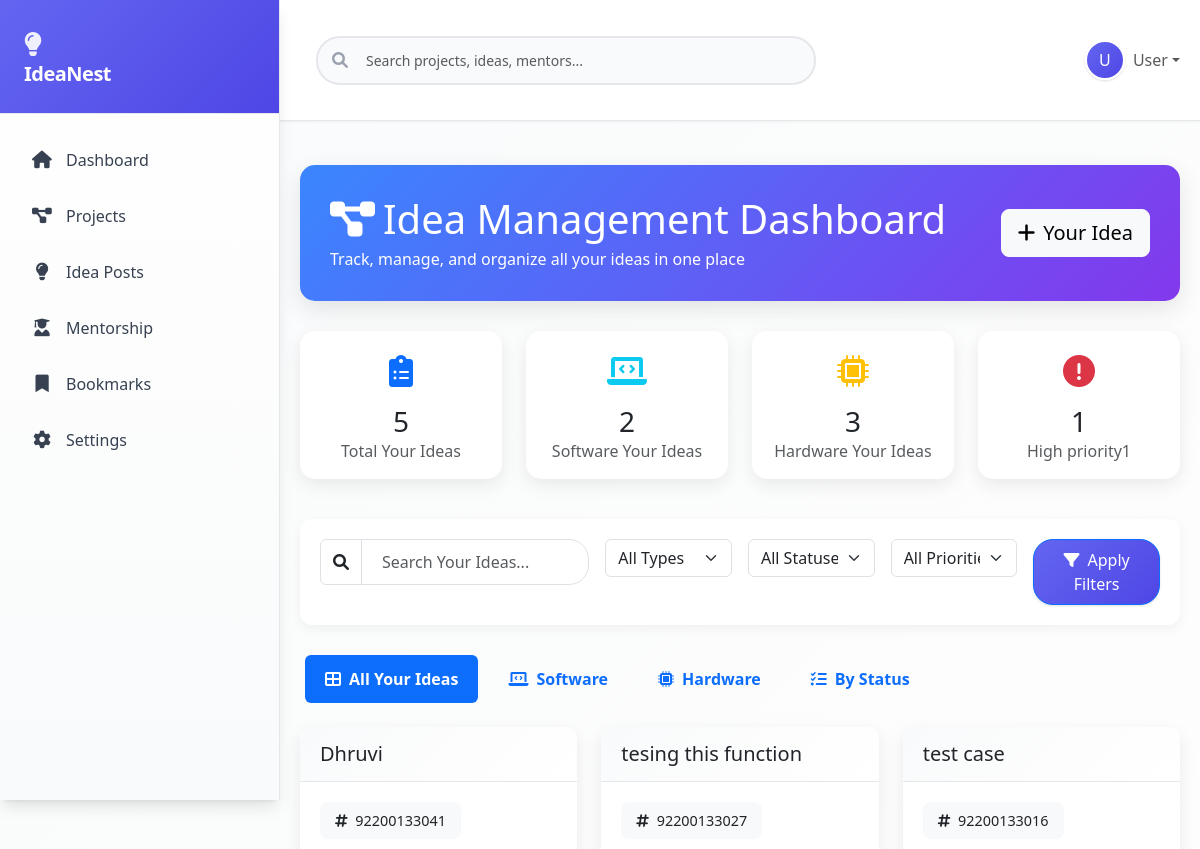
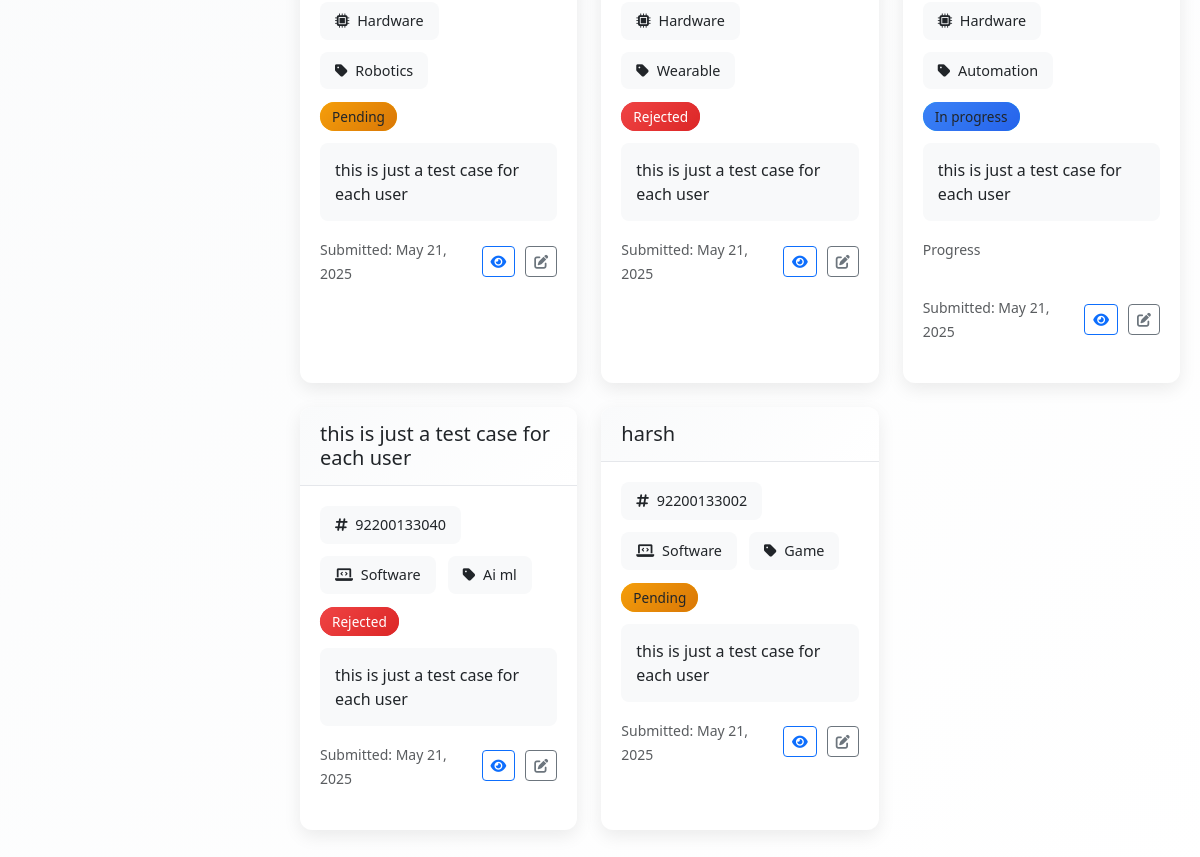
/user/Blog/list-project.php, run on an earlier commit of the app's database (2 pictures, top to bottom).
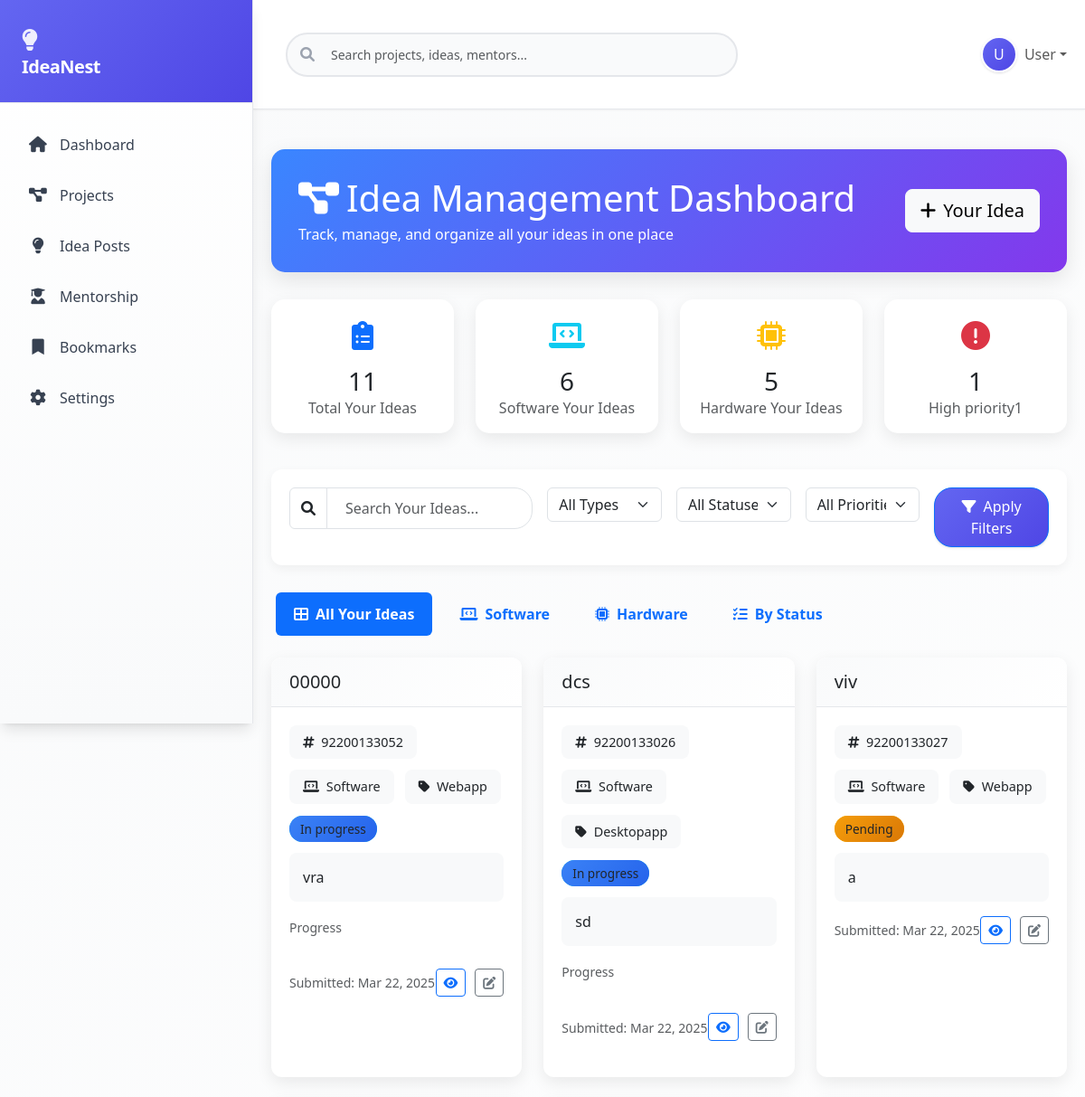
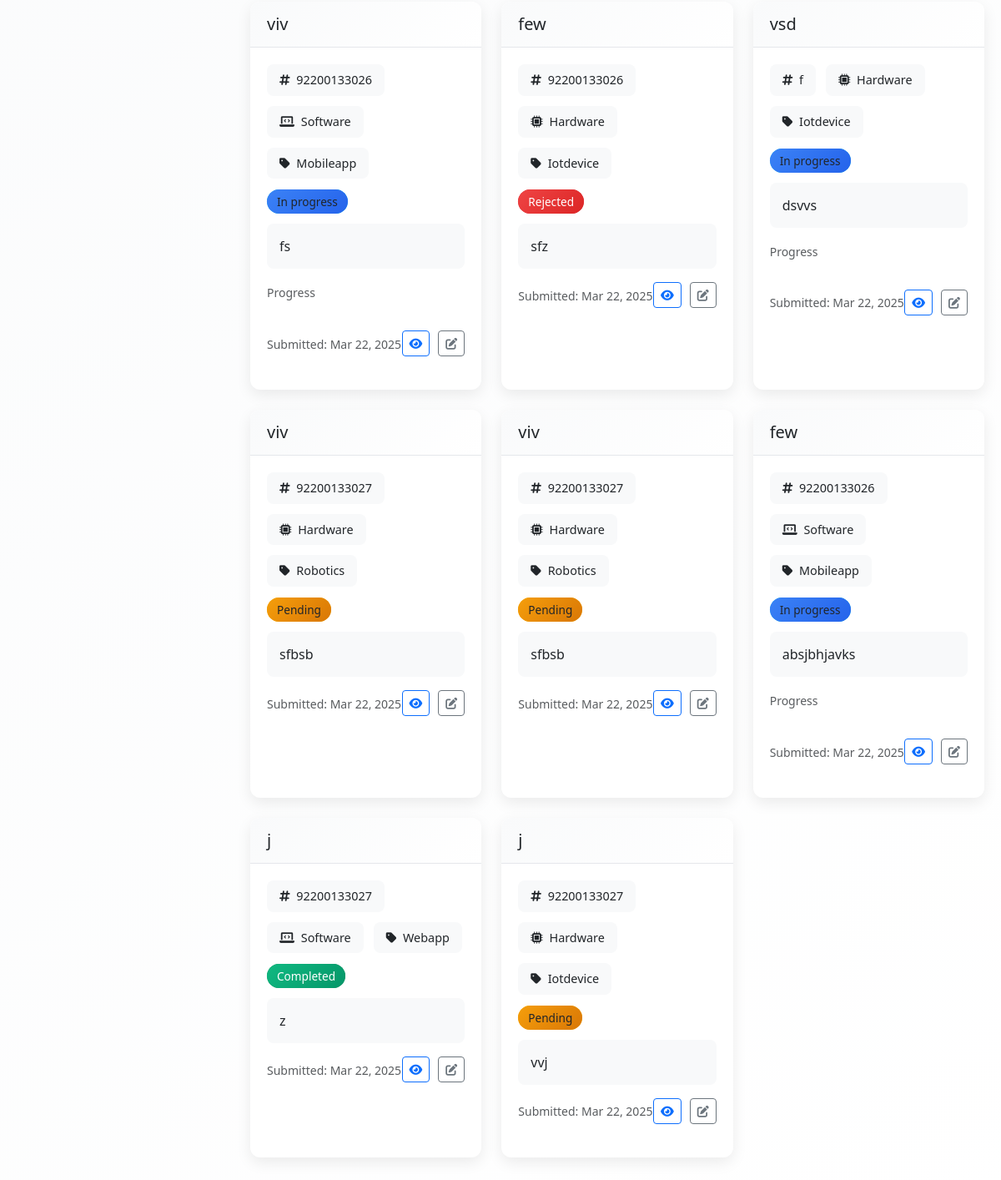
And on a later commit of the database (2 pictures, top to bottom).
### tables this page shows
CREATE TABLE `blog` (
  `id` int(11) NOT NULL,
  `er_number` varchar(50) NOT NULL,
  `project_name` varchar(100) NOT NULL,
  `project_type` enum('software','hardware') NOT NULL,
  `classification` varchar(50) NOT NULL,
  `description` text NOT NULL,
  `submission_datetime` datetime NOT NULL,
  `status` enum('pending','in_progress','completed','rejected') DEFAULT 'pending',
  `priority1` enum('low','medium','high') DEFAULT 'medium',
  `assigned_to` varchar(100) DEFAULT NULL,
  `completion_date` date DEFAULT NULL,
  `created_at` timestamp NULL DEFAULT current_timestamp(),
  `updated_at` timestamp NULL DEFAULT current_timestamp() ON UPDATE current_timestamp()
);

### user/Blog/list-project.php (the view, shortened to what the changed rows need)
<?php
$basePath = '../';
include $basePath . 'layout.php';
?>
<div class="container-fluid px-0">
<!DOCTYPE html>
<html lang="en">
<head>
    <link href="https://cdn.jsdelivr.net/npm/bootstrap@5.3.0-alpha1/dist/css/bootstrap.min.css" rel="stylesheet">
    <link rel="stylesheet" href="https://cdnjs.cloudflare.com/ajax/libs/font-awesome/6.0.0/css/all.min.css">
</head>
<body>
    <?php
function createDBConnection() {
$servername = "localhost";
$username = "root";
$password = "";
$dbname = "ideanest";
$conn = new mysqli($servername, $username, $password, $dbname);
return $conn;
}
$projects = [];
try {
    $conn = createDBConnection();
    $stats = [
        'total' => 0,
        'software' => 0,
        'hardware' => 0,
        'pending' => 0,
        'in_progress' => 0,
        'completed' => 0,
        'high_priority1' => 0
    ];
    $stats_query = "SELECT
            COUNT(*) as total,
            SUM(CASE WHEN project_type = 'software' THEN 1 ELSE 0 END) as software,
            SUM(CASE WHEN project_type = 'hardware' THEN 1 ELSE 0 END) as hardware,
            SUM(CASE WHEN status = 'pending' THEN 1 ELSE 0 END) as pending,
            SUM(CASE WHEN status = 'in_progress' THEN 1 ELSE 0 END) as in_progress,
            SUM(CASE WHEN status = 'completed' THEN 1 ELSE 0 END) as completed,
            SUM(CASE WHEN priority1 = 'high' THEN 1 ELSE 0 END) as high_priority1  FROM blog";
    $stats_result = $conn->query($stats_query);
    if ($stats_result) {
        $stats = $stats_result->fetch_assoc();
    }
    $sql = "SELECT * FROM blog WHERE 1=1";
    $sql .= " ORDER BY priority1 = 'high' DESC, submission_datetime DESC";
    $stmt = $conn->prepare($sql);
    $stmt->execute();
    $result = $stmt->get_result();
    $projects = $result->fetch_all(MYSQLI_ASSOC);
} catch (Exception $e) {
    $error_message = "Error: " . $e->getMessage();
}
function getStatusClass($status) {
    switch ($status) {
        case 'pending':
            return 'bg-warning text-dark';
        case 'in_progress':
            return 'bg-info text-dark';
        case 'completed':
            return 'bg-success text-white';
        case 'rejected':
            return 'bg-danger text-white';
    }
}
function getpriority1Class($priority1) {
    switch ($priority1) {
        case 'high':
            return 'priority1-high';
        case 'medium':
            return 'priority1-medium';
        case 'low':
            return 'priority1-low';
    }
}
?>
    <div class="dashboard-container">
        <div class="page-header d-flex justify-content-between align-items-center">
            <div>
                <h1 class="mb-1"><i class="fas fa-project-diagram me-2"></i>Idea Management Dashboard</h1>
            </div>
        </div>
        <div class="row mb-4">
            <div class="col-md-3 mb-3">
                <div class="stats-card card bg-white">
                    <div class="card-body text-center">
                        <div class="category-icon text-primary">
                            <i class="fas fa-clipboard-list"></i>
                        </div>
                        <h3 class="mb-0"><?php echo $stats['total']; ?></h3>
                        <p class="text-muted mb-0">Total Your Ideas</p>
                    </div>
                </div>
            </div>
            <div class="col-md-3 mb-3">
                <div class="stats-card card bg-white">
                    <div class="card-body text-center">
                        <div class="category-icon text-info">
                            <i class="fas fa-laptop-code"></i>
                        </div>
                        <h3 class="mb-0"><?php echo $stats['software']; ?></h3>
                        <p class="text-muted mb-0">Software Your Ideas</p>
                    </div>
                </div>
            </div>
            <div class="col-md-3 mb-3">
                <div class="stats-card card bg-white">
                    <div class="card-body text-center">
                        <div class="category-icon text-warning">
                            <i class="fas fa-microchip"></i>
                        </div>
                        <h3 class="mb-0"><?php echo $stats['hardware']; ?></h3>
                        <p class="text-muted mb-0">Hardware Your Ideas</p>
                    </div>
                </div>
            </div>
        </div>
        <div class="tab-content" id="projectTabsContent">
            <div class="tab-pane fade show active" id="all" role="tabpanel">
                <?php if (empty($projects)): ?>
                <div class="empty-state">
                    <div class="empty-state-icon">
                        <i class="fas fa-clipboard"></i>
                    </div>
                    <h3>No Ideas found</h3>
                    <p class="text-muted">Try changing your search criteria or add a Idea</p>
                    <a href="form.php" class="btn btn-primary mt-3">
                        <i class="fas fa-plus me-2"></i>Add Your Idea
                    </a>
                </div>
                <?php else: ?>
                <div class="row">
                    <?php foreach ($projects as $project): ?>
                    <div class="col-lg-4 col-md-6 mb-4">
                        <div class="project-card card h-100 position-relative">
                            <span class="priority1-badge <?php echo getpriority1Class($project['priority1']); ?>">
                                <?php echo ucfirst($project['priority1']); ?> priority11. </span>
                            <div class="card-header bg-white position-relative">
                                <h5 class="card-title mb-0"><?php echo htmlspecialchars($project['project_name']); ?>
                                </h5>
                            </div>
                            <div class="project-details">
                                <div class="project-meta">
                                    <div class="meta-item">
                                        <i class="fas fa-hashtag me-1"></i>
                                        <?php echo htmlspecialchars($project['er_number']); ?>
                                    </div>
                                    <div class="meta-item">
                                        <i
                                            class="<?php echo ($project['project_type'] == 'software') ? 'fas fa-laptop-code' : 'fas fa-microchip'; ?> me-1"></i>
                                        <?php echo ucfirst($project['project_type']); ?>
                                    </div>
                                    <div class="meta-item">
                                        <i class="fas fa-tag me-1"></i>
                                        <?php echo ucfirst(str_replace('_', ' ', $project['classification'])); ?>
                                    </div>
                                </div>
                                <span class="status-badge <?php echo getStatusClass($project['status']); ?>">
                                    <?php echo ucfirst(str_replace('_', ' ', $project['status'])); ?>
                                </span>
                                <div class="project-description">
                                    <p class="mb-0">
                                        <?php
                                            $desc = htmlspecialchars($project['description']);
                                            echo (strlen($desc) > 100) ? substr($desc, 0, 100) . '...' : $desc;
                                            ?>
                                    </p>
                                </div>
                                <?php if ($project['status'] == 'in_progress'): ?>
                                <div class="mt-3">
                                    <small class="text-muted">Progress</small>
                                    <div class="project-progress">
                                    </div>
                                </div>
                                <?php endif; ?>
                                <div class="d-flex justify-content-between align-items-center mt-3">
                                    <div>
                                        <small class="text-muted">Submitted:
                                            <?php echo date('M d, Y', strtotime($project['submission_datetime'])); ?></small>
                                    </div>
                                    <div class="action-buttons">
                                        <button class="btn btn-sm btn-outline-primary" data-bs-toggle="modal"
                                            data-bs-target="#projectModal<?php echo $project['id']; ?>">
                                            <i class="fas fa-eye"></i>
                                        </button>
                                        <a href="edit.php?id=<?php echo $project['id']; ?>"
                                            class="btn btn-sm btn-outline-secondary">
                                            <i class="fas fa-edit"></i>
                                        </a>
                                    </div>
                                </div>
                            </div>
                        </div>
                    </div>
                    <?php endforeach; ?>
                </div>
                <?php endif; ?>
            </div>
        </div>
    </div>
</div>
<?php include $basePath . 'layout_footer.php'; ?>
</body>
</html>

What changed in the data, as far as the page shows it:
removed blog: project_name "Dhruvi", er_number "92200133041", project_type "Hardware", classification "Robotics", status "Pending", description "this is just a test case for each user", submission_datetime "May 21, 2025", priority1 "high" (drawn)
removed blog: project_name "tesing this function", er_number "92200133027", project_type "Hardware", classification "Wearable", status "Rejected", description "this is just a test case for each user", submission_datetime "May 21, 2025"
removed blog: project_name "test case", er_number "92200133016", project_type "Hardware", classification "Automation", status "In progress", description "this is just a test case for each user", shows "Progress", submission_datetime "May 21, 2025"
removed blog: project_name "this is just a test case for each user", er_number "92200133040", project_type "Software", classification "Ai ml", status "Rejected", description "this is just a test case for each user", submission_datetime "May 21, 2025", priority1 "low" (drawn)
removed blog: project_name "harsh", er_number "92200133002", project_type "Software", classification "Game", status "Pending", description "this is just a test case for each user", submission_datetime "May 21, 2025"
added blog: project_name "00000", er_number "92200133052", project_type "Software", classification "Webapp", status "In progress", description "vra", shows "Progress", submission_datetime "Mar 22, 2025", priority1 "high" (drawn)
added blog: project_name "dcs", er_number "92200133026", project_type "Software", classification "Desktopapp", status "In progress", description "sd", shows "Progress", submission_datetime "Mar 22, 2025", priority1 "low" (drawn)
added blog: project_name "viv", er_number "92200133027", project_type "Software", classification "Webapp", status "Pending", description "a", submission_datetime "Mar 22, 2025"
added blog: project_name "viv", er_number "92200133026", project_type "Software", classification "Mobileapp", status "In progress", description "fs", shows "Progress", submission_datetime "Mar 22, 2025", priority1 "low" (drawn)
added blog: project_name "few", er_number "92200133026", project_type "Hardware", classification "Iotdevice", status "Rejected", description "sfz", submission_datetime "Mar 22, 2025", priority1 "low" (drawn)
added blog: project_name "vsd", er_number "f", project_type "Hardware", classification "Iotdevice", status "In progress", description "dsvvs", shows "Progress", submission_datetime "Mar 22, 2025"
added blog: project_name "viv", er_number "92200133027", project_type "Hardware", classification "Robotics", status "Pending", description "sfbsb", submission_datetime "Mar 22, 2025"
added blog: project_name "viv", er_number "92200133027", project_type "Hardware", classification "Robotics", status "Pending", description "sfbsb", submission_datetime "Mar 22, 2025"
added blog: project_name "few", er_number "92200133026", project_type "Software", classification "Mobileapp", status "In progress", description "absjbhjavks", shows "Progress", submission_datetime "Mar 22, 2025"
added blog: project_name "j", er_number "92200133027", project_type "Software", classification "Webapp", status "Completed", description "z", submission_datetime "Mar 22, 2025"
added blog: project_name "j", er_number "92200133027", project_type "Hardware", classification "Iotdevice", status "Pending", description "vvj", submission_datetime "Mar 22, 2025"
Also different on the page:
$stats['total']: "5" → "11"
$stats['software']: "2" → "6"
$stats['hardware']: "3" → "5"
